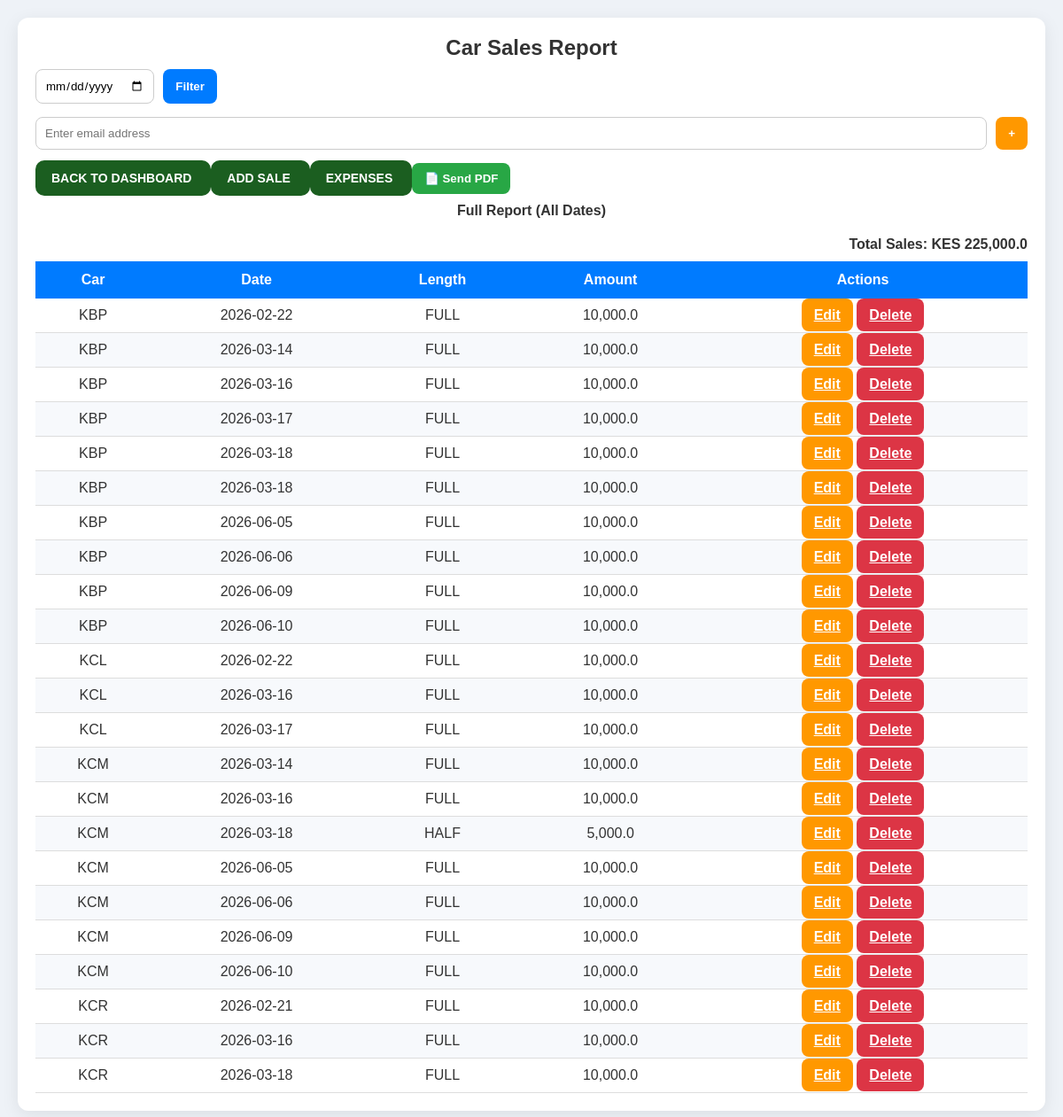
Screenshot of /car_sales_report (signed in) with the database file from the repository.
### models.py (models this page shows)
class CarSales(db.Model):
    __tablename__ = "car_sales"
    id = db.Column(db.Integer, primary_key=True)
    car_id = db.Column(db.Integer, db.ForeignKey("car_registry.id"), nullable=False)
    date = db.Column(db.Date, nullable=False)
    length = db.Column(db.String(15))   # fuel, repair, insurance etc
    amount = db.Column(db.Float, nullable=False)

class CarRegistry(db.Model):
    __tablename__ = "car_registry"
    id = db.Column(db.Integer, primary_key=True)
    plate_number = db.Column(db.String(50), unique=True, nullable=False)
    model = db.Column(db.String(100))
    driver = db.Column(db.String(100))
    expenses = db.relationship("CarExpense", backref="car", cascade="all, delete", lazy=True)
    sales = db.relationship("CarSales", backref="car", cascade="all, delete", lazy=True)

### app.py (the view)
@app.route("/car_sales_report")
@login_required
@role_required("admin", "finance")
def car_sales_report():
    selected_date = request.args.get("date")
    data = get_sales_report_data(selected_date)
    return render_template("car_sales_report.html", **data)

### app.py (called while the page is built)
@app.before_request
def require_login():
    if request.endpoint is None:
        return
    allowed = [
        "login",
        "forgot",
        "verify_otp",
        "reset_password",
        "logout",
        "static"
    ]
    if request.endpoint.startswith("static"):
        return
    if not session.get("logged_in") and request.endpoint not in allowed:
        return redirect(url_for("login"))

def login_required(f):
    @wraps(f)
    def wrapper(*args, **kwargs):
        if not session.get("logged_in"):
            return redirect(url_for("login"))
        return f(*args, **kwargs)
    return wrapper

def role_required(*roles):
    def decorator(f):
        @wraps(f)
        def wrapper(*args, **kwargs):
            if not session.get("logged_in"):
                return redirect(url_for("login"))
            user_role = session.get("role")
            if user_role not in roles:
                flash(
                    "Access denied. You are not authorized.",
                    "error"
                )
                return redirect(url_for("access_denied"))
            return f(*args, **kwargs)
        return wrapper
    return decorator

def get_sales_report_data(selected_date=None):
    query = CarSales.query.join(CarRegistry)
    if selected_date:
        selected_date_obj = datetime.strptime(selected_date, "%Y-%m-%d").date()
        query = query.filter(CarSales.date == selected_date_obj)
    sales = query.order_by(CarRegistry.plate_number.asc()).all()
    total = sum(s.amount for s in sales)
    return {
        "sales": sales,
        "total_sales": total,
        "selected_date": selected_date
    }

### templates/car_sales_report.html (shortened to what this page needs)
<!DOCTYPE html>
<html lang="en">
<head>
</head>
<body>
<div class="container">
<h2>Car Sales Report</h2>
<form class="filter-bar" method="GET">
    <input type="date" name="date" value="{{ selected_date }}">
    <button type="submit">Filter</button>
</form>
<form method="GET" action="{{ url_for('send_report', report_type='car_sales') }}">
    <div class="email-box" id="emailBox">
        <div class="email-row">
            <input type="email" name="emails" placeholder="Enter email address" required>
            <button type="button" class="btn btn-add" onclick="addEmail()">+</button>
        </div>
    </div>
     <a href="/financial_dashboard" class="action-btn">
        BACK TO DASHBOARD
    </a>
     <a href="/car_sales/add" class="action-btn">
        ADD SALE
    </a>
     <a href="/car_expense_report" class="action-btn">
        EXPENSES
    </a>
    <button type="submit" class="btn btn-send">📄 Send PDF</button>
</form>
<div class="report-title">
    {% if selected_date %}
        Report for {{ selected_date }}
    {% else %}
        Full Report (All Dates)
    {% endif %}
</div>
<div class="total">
    Total Sales: KES <strong>{{ "{:,}".format(total_sales) }}</strong>
</div>
<div class="table-wrapper">
<table>
<thead>
<tr>
    <th>Car</th>
    <th>Date</th>
    <th>Length</th>
    <th>Amount</th>
    <th>Actions</th>
</tr>
</thead>
<tbody>
{% for sale in sales %}
<tr>
    <td>{{ sale.car.plate_number }}</td>
    <td>{{ sale.date }}</td>
    <td>{{ sale.length }}</td>
    <td>{{ "{:,}".format(sale.amount) }}</td>
    <td>
        <a href="{{ url_for('edit_car_sale', id=sale.id) }}" class="btn btn-add">Edit</a>
        <a href="{{ url_for('delete_car_sale', id=sale.id) }}"
           class="btn btn-remove"
           onclick="return confirm('Delete this record?')">
           Delete
        </a>
    </td>
</tr>
{% endfor %}
</tbody>
</table>
</div>
</div>
</body>
</html>

### templates/car_sales_report.html (style rules this page uses)
* { box-sizing:border-box; margin:0; padding:0; font-family:Arial, sans-serif; }
body { background:#eef2f7; padding:20px; color:#333; }
.container { max-width:1200px; margin:auto; background:#fff; padding:20px; border-radius:12px; box-shadow:0 5px 20px rgba(0,0,0,0.08); }
h2 { text-align:center; margin-bottom:10px; }
.filter-bar { display:flex; flex-wrap:wrap; gap:10px; margin-bottom:15px; }
.filter-bar input { padding:10px; border-radius:8px; border:1px solid #ccc; }
.filter-bar button { padding:10px 14px; border:none; border-radius:8px; cursor:pointer; background:#007bff; color:white; font-weight:bold; }
.email-box { display:flex; flex-direction:column; gap:10px; margin-bottom:15px; }
.email-row { display:flex; gap:10px; flex-wrap:wrap; }
.email-row input { flex:1; min-width:220px; padding:10px; border-radius:8px; border:1px solid #ccc; }
.btn { padding:10px 14px; border:none; border-radius:8px; cursor:pointer; font-weight:bold; }
.btn-add { background:#ff9800; color:white; }
.btn-send { background:#28a745; color:white; }
.btn-remove { background:#dc3545; color:white; }
.table-wrapper { overflow-x:auto; }
table { width:100%; border-collapse:collapse; min-width:700px; }
th { background:#007bff; color:white; padding:12px; }
td { padding:10px; text-align:center; border-bottom:1px solid #ddd; }
tr:nth-child(even) { background:#f7f9fc; }
.total { text-align:right; font-weight:bold; margin:10px 0; }
.report-title { text-align:center; margin:10px 0 20px; font-weight:bold; }
.action-btn { text-decoration:none; background:#1b5e20; color:white; padding:12px 18px; border-radius:10px; font-size:14px; font-weight:bold; transition:0.3s; }

### rows the page displays
CarSales: car.plate_number "KBP", date "2026-02-22", length "FULL", amount "10,000.0"
CarSales: car.plate_number "KBP", date "2026-03-14", length "FULL", amount "10,000.0"
CarSales: car.plate_number "KBP", date "2026-03-16", length "FULL", amount "10,000.0"
CarSales: car.plate_number "KBP", date "2026-03-17", length "FULL", amount "10,000.0"
CarSales: car.plate_number "KBP", date "2026-03-18", length "FULL", amount "10,000.0"
CarSales: car.plate_number "KBP", date "2026-03-18", length "FULL", amount "10,000.0"
CarSales: car.plate_number "KBP", date "2026-06-05", length "FULL", amount "10,000.0"
CarSales: car.plate_number "KBP", date "2026-06-06", length "FULL", amount "10,000.0"
CarSales: car.plate_number "KBP", date "2026-06-09", length "FULL", amount "10,000.0"
CarSales: car.plate_number "KBP", date "2026-06-10", length "FULL", amount "10,000.0"
CarSales: car.plate_number "KCL", date "2026-02-22", length "FULL", amount "10,000.0"
CarSales: car.plate_number "KCL", date "2026-03-16", length "FULL", amount "10,000.0"
CarSales: car.plate_number "KCL", date "2026-03-17", length "FULL", amount "10,000.0"
CarSales: car.plate_number "KCM", date "2026-03-14", length "FULL", amount "10,000.0"
CarSales: car.plate_number "KCM", date "2026-03-16", length "FULL", amount "10,000.0"
CarSales: car.plate_number "KCM", date "2026-03-18", length "HALF", amount "5,000.0"
CarSales: car.plate_number "KCM", date "2026-06-05", length "FULL", amount "10,000.0"
CarSales: car.plate_number "KCM", date "2026-06-06", length "FULL", amount "10,000.0"
CarSales: car.plate_number "KCM", date "2026-06-09", length "FULL", amount "10,000.0"
CarSales: car.plate_number "KCM", date "2026-06-10", length "FULL", amount "10,000.0"
CarSales: car.plate_number "KCR", date "2026-02-21", length "FULL", amount "10,000.0"
CarSales: car.plate_number "KCR", date "2026-03-16", length "FULL", amount "10,000.0"
CarSales: car.plate_number "KCR", date "2026-03-18", length "FULL", amount "10,000.0"

### other values shown
{{ "{:,}".format(total_sales) }} "225,000.0"
